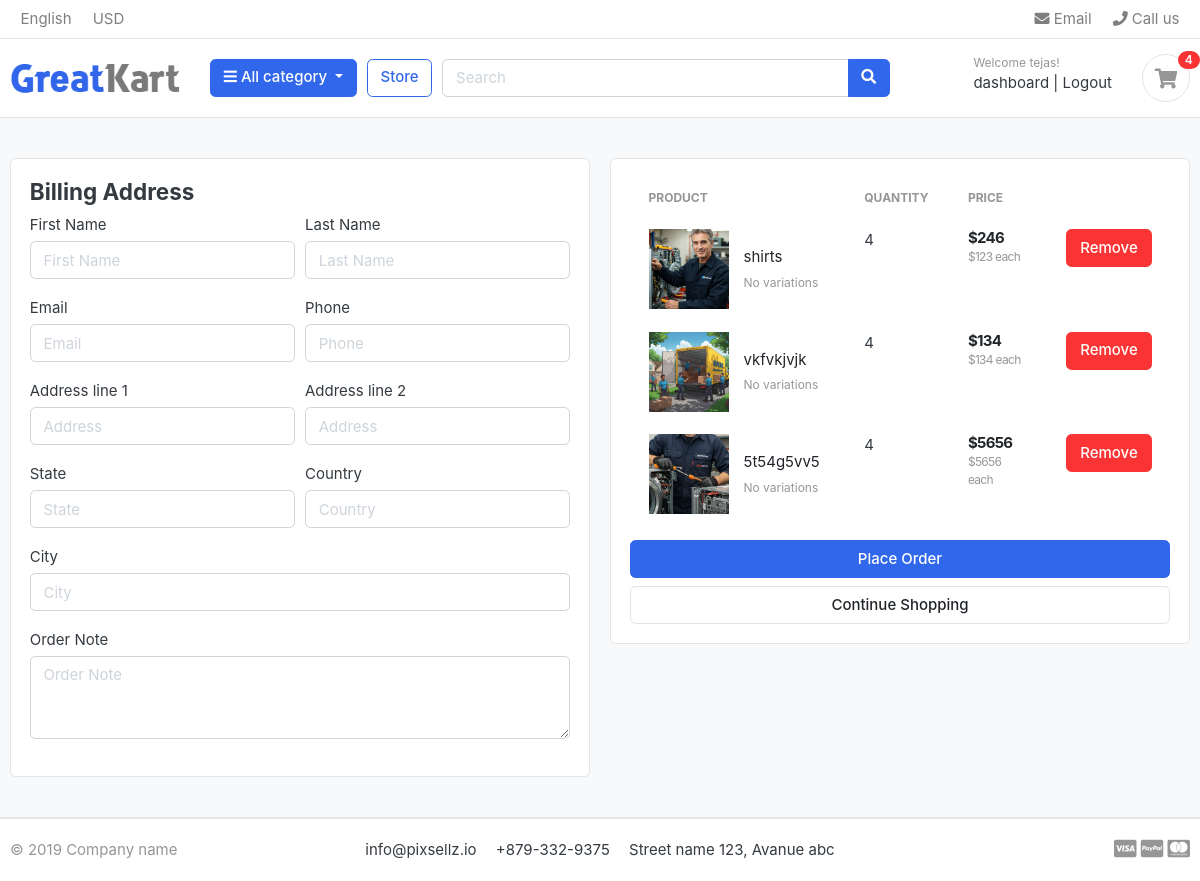
The page /cart/checkout/ (signed in) on the database as committed earlier.
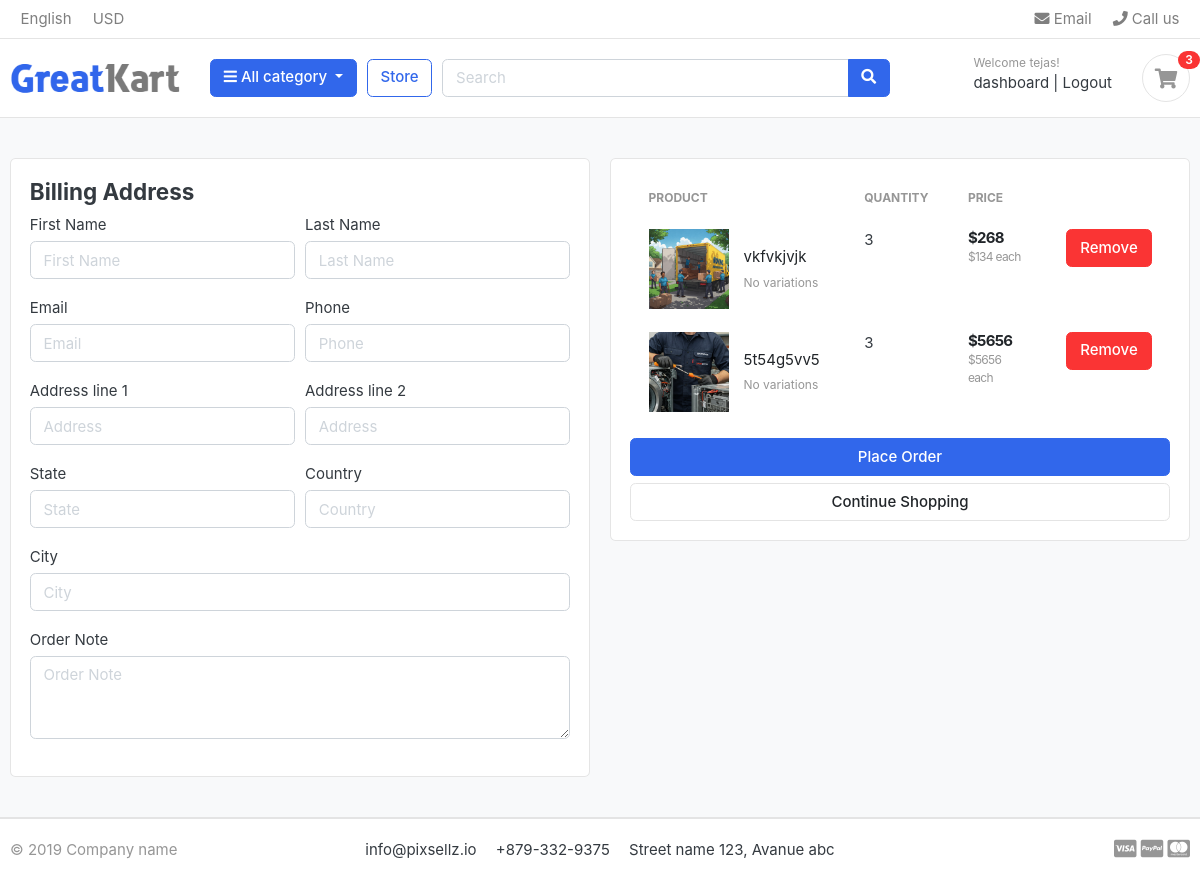
The same page on the database as committed later.
### cart/models.py (models this page shows, shortened)
class CartItem(models.Model):
    user = models.ForeignKey(account, on_delete=models.CASCADE, null=True)  # Foreign key referencing the User model
    product = models.ForeignKey(Product, on_delete=models.CASCADE)  # Foreign key referencing the Productioo
    variations = models.ManyToManyField('store.Variation', blank=True)  # Many-to-many relationship with Variation
    cart = models.ForeignKey(Cart, on_delete=models.CASCADE, null=True)  # Foreign key referencing the Cart
    quantity = models.IntegerField()  # Quantity of the product in the cart
    is_active = models.BooleanField(default=True)  # Indicates if the item is active in the cart
    def sub_total(self):
        return self.product.price * self.quantity

### store/models.py (models this page shows, shortened)
class Product(models.Model):
    product_name = models.CharField(max_length=255)
    slug = models.SlugField(max_length=255, unique=True)
    description = models.TextField()
    price = models.IntegerField()
    stock = models.IntegerField()
    available = models.BooleanField(default=True)
    image = models.ImageField(upload_to='photos/products', blank=True, null=True)
    category = models.ForeignKey(Category, on_delete=models.CASCADE)
    created_at = models.DateTimeField(auto_now_add=True)
    updated_at = models.DateTimeField(auto_now=True)
    def get_url(self):
        return reverse('product_detail', args=[self.category.slug, self.slug])

### cart/views.py (the view)
# urls.py: path('checkout/', views.checkout, name='checkout'),  # Checkout view
@login_required(login_url='login')  # Require user to be logged in to access checkout
def checkout(request, total=0, quantity=0, cart_items=None):
    tax = 0
    grand_total = 0
    try:
        if request.user.is_authenticated:
            cart_items = CartItem.objects.filter(user=request.user, is_active=True)
        else:
            cart = Cart.objects.get(cart_id=_cart_id(request))  # Get the cart using the session key
            cart_items = CartItem.objects.filter(cart=cart, is_active=True)  # Get active cart items
        for cart_item in cart_items:
            total += (cart_item.product.price * cart_item.quantity)  # Calculate total price
            quantity += cart_item.quantity  # Calculate total quantity
        tax = (5 * total)/100  # Calculate tax (5% of total)
        grand_total = total + tax  # Calculate grand total
    except Cart.DoesNotExist:
        pass  # If the cart does not exist, do nothing
    context = {
        'total': total,
        'quantity': quantity,
        'cart_items': cart_items,  # Pass the cart items to the template
        'tax': tax,
        'grand_total': grand_total
    }
    return render(request, 'store/checkout.html', context)  # Render the checkout template

### cart/context_processor.py (called while the page is built)
def counter(request):
    cart_count = 0  # Initialize cart count to 0
    if 'admin' in request.path:  # Check if the request path contains 'admin'
        return {}  # Return an empty dictionary if it does
    else:
        try:
            cart = Cart.objects.filter(cart_id=_cart_id(request))  # Get the cart using the session key
            if request.user.is_authenticated:
                cart_items = CartItem.objects.filter(user=request.user)
            else:
                cart_items = CartItem.objects.filter(cart=cart[:1])  # Get the first cart item
            for cart_item in cart_items:
                cart_count += cart_item.quantity
        except Cart.DoesNotExist:
            cart_count = 0
    return dict(cart_count=cart_count)  # Return the cart count as a context variable

### cart/views.py (called while the page is built)
def _cart_id(request):
    cart = request.session.session_key  # Get the session key for the cart
    if not cart:
        cart = request.session.create()  # Create a new session if it doesn't exist
    return cart

### category/context_processor.py (called while the page is built)
def menu_links(self):
    links = Category.objects.all()
    return dict(links=links)

### category/models.py (called while the page is built)
    def get_url(self):
        return reverse('product_by_category', args=[self.slug])

### templates/store/checkout.html (shortened to what the changed rows need)
{% extends 'base.html' %}
{% load static %}
{% block content %}
<section class="section-content padding-y bg">
<div class="container">
    <div class="row">
        <aside class="col-lg-6">
            <div class="card">
                <div class="card-body">
                    <table class="table table-borderless table-shopping-cart">
                        <thead class="text-muted">
                            <tr class="small text-uppercase">
                                <th scope="col">Product</th>
                                <th scope="col" width="120">Quantity</th>
                                <th scope="col" width="120">Price</th>
                                <th scope="col" class="text-right" width="200"> </th>
                            </tr>
                        </thead>
                        <tbody>
                            {% for item in cart_items %}
                            <tr>
                                <td>
                                    <figure class="itemside align-items-center">
                                        <div class="aside"><img src="{{ item.product.image.url }}" class="img-sm"></div>
                                        <figcaption class="info">
                                            <a href="{{item.product.get_url}}" class="title text-dark">{{ item.product.product_name}}</a>
                                            <p class="text-muted small">
                                                {% if item.variations.all %}
                                                    {% for cartitem in item.variations.all %}
                                                        {{ cartitem.variation_category |capfirst }}: {{ cartitem.variation_value |capfirst }}<br>
                                                    {% endfor %}
                                                {% else %}
                                                    No variations
                                                {% endif %}
                                            </p>
                                        </figcaption>
                                    </figure>
                                </td>
                                <td>
                                    <label for="">{{ quantity }}</label>
                                </td>
                                <td>
                                    <div class="price-wrap">
                                        <var class="price">${{item.sub_total }}</var>
                                        <small class="text-muted"> ${{item.product.price}} each </small>
                                    </div>
                                </td>
                                <td class="text-right">
                                    <a href="{% url 'remove_cart_item' item.product.id item.id %}" onclick="return confirm('Are you sure you want to delete this item')" class="btn btn-danger"> Remove</a>
                                </td>
                            </tr>
                            {% endfor %}
                        </tbody>
                    </table>
                </div>
            </div>
        </aside>
    </div>
</div>
</section>
{% endblock %}

### templates/includes/nav.html (shortened to what this page needs)
{% load static %}
<header class="section-header">
    <nav class="navbar p-md-0 navbar-expand-sm navbar-light border-bottom">
    <div class="container">
      <div class="collapse navbar-collapse" id="navbarTop4">
        <ul class="navbar-nav mr-auto">
            <li class="nav-item dropdown">
                 <a href="#" class="nav-link">   English </a>
            </li>
            <li class="nav-item dropdown">
                <a href="#" class="nav-link"> USD </a>
            </li>
        </ul>
        <ul class="navbar-nav">
            <li><a href="#" class="nav-link"> <i class="fa fa-envelope"></i> Email </a></li>
            <li><a href="#" class="nav-link"> <i class="fa fa-phone"></i> Call us </a></li>
        </ul>
      </div>
    </div>
    </nav>
    <section class="header-main border-bottom">
        <div class="container">
    <div class="row align-items-center">
        <div class="col-lg-2 col-md-3 col-6">
            <a href="./" class="brand-wrap">
                <img class="logo" src="{% static 'images/logo.png' %}">
            </a>
        </div>
        <div class="col-lg col-sm col-md col-6 flex-grow-0">
            <div class="category-wrap dropdown d-inline-block float-right">
                <button type="button" class="btn btn-primary dropdown-toggle" data-toggle="dropdown">
                    <i class="fa fa-bars"></i> All category
                </button>
            </div>
        </div>
        <a href="{% url 'store' %}" class="btn btn-outline-primary">Store</a>
        <div class="col-lg  col-md-6 col-sm-12 col">
            <form action="{% url 'search' %}" class="search" method="get">
                <div class="input-group w-100">
                    <input type="text" class="form-control" style="width:60%;" placeholder="Search" name="keyword">
                    <div class="input-group-append">
                      <button class="btn btn-primary" type="submit">
                        <i class="fa fa-search"></i>
                      </button>
                    </div>
                </div>
            </form>
        </div>
        <div class="col-lg-3 col-sm-6 col-8 order-2 order-lg-3">
                    <div class="d-flex justify-content-end mb-3 mb-lg-0">
                        {% if user.id is None %}
                        <div class="widget-header">
                            <small class="title text-muted">Welcome guest!</small>
                            <div>
                                <a href="{% url 'login' %}">Sign in</a> <span class="dark-transp"> | </span>
                                <a href="{% url 'register' %}"> Register</a>
                            </div>
                        </div>
                        {% else %}
                        <div class="widget-header">
                            <small class="title text-muted">Welcome {{ user.first_name }}!</small>
                            <div>
                                <a href="{% url 'dashboard' %}"> dashboard</a><span class="dark-transp"> | </span>
                                <a href="{% url 'logout' %}">Logout</a>
                            </div>
                        </div>
                        {% endif %}
                        <a href="{% url 'cart' %}" class="widget-header pl-3 ml-3">
                            <div class="icon icon-sm rounded-circle border"><i class="fa fa-shopping-cart"></i></div>
                            <span class="badge badge-pill badge-danger notify">{{cart_count}}</span>
                        </a>
                    </div>
                </div>
    </div>
        </div>
    </section>
    </header>

Rows that differ between the two databases and show on the page:
removed CartItem: product.image (picture), product.product_name "shirts", shows "No variations", quantity "4", sub_total "246", product.price "123"
changed CartItem "vkfvkjvjk": quantity "4" → "3"; sub_total "134" → "268"
computed for CartItem "5t54g5vv5": product "4" → "3"
Other text that changed with them:
{{ cart_count }}: "4" → "3"
